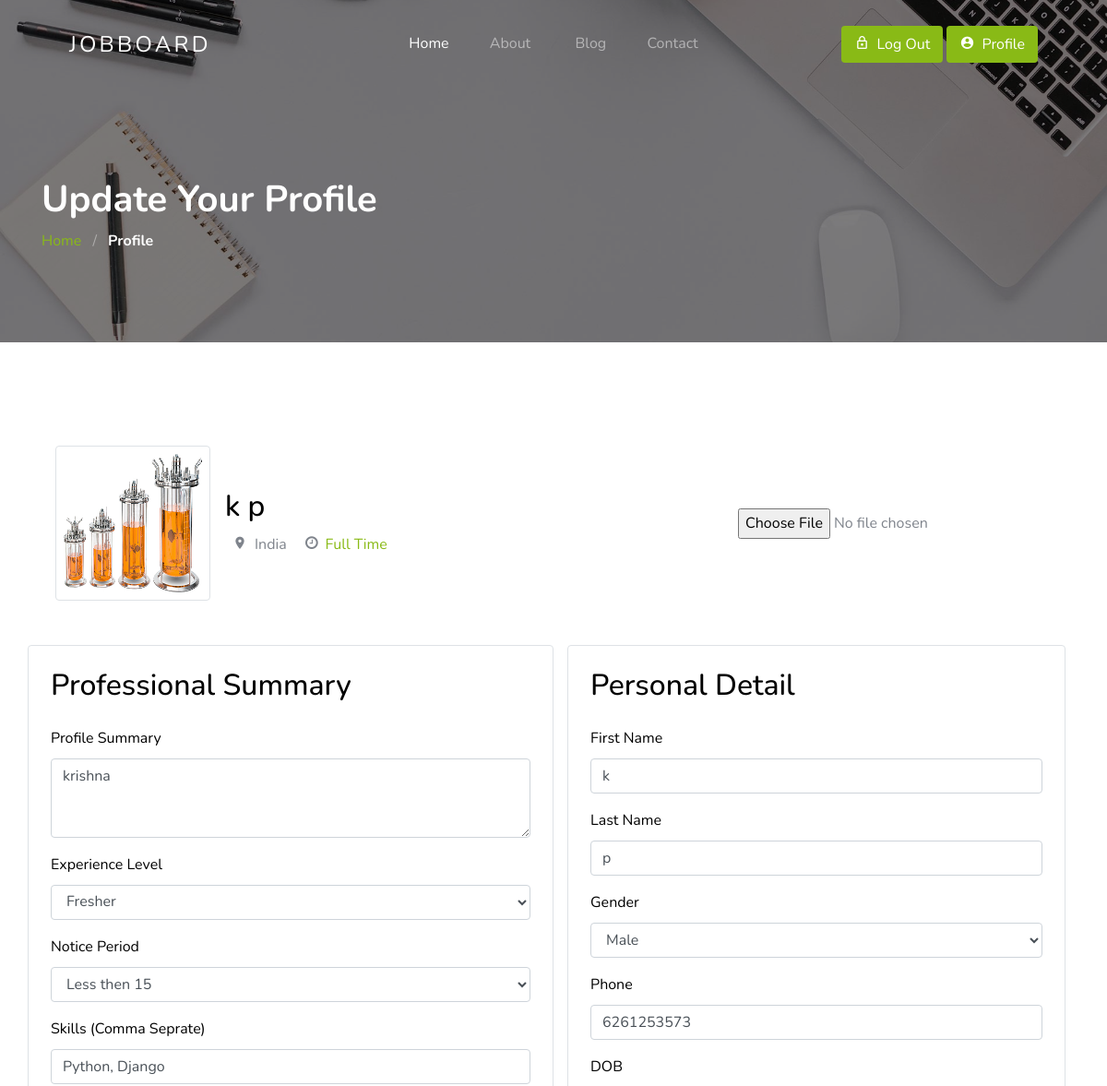
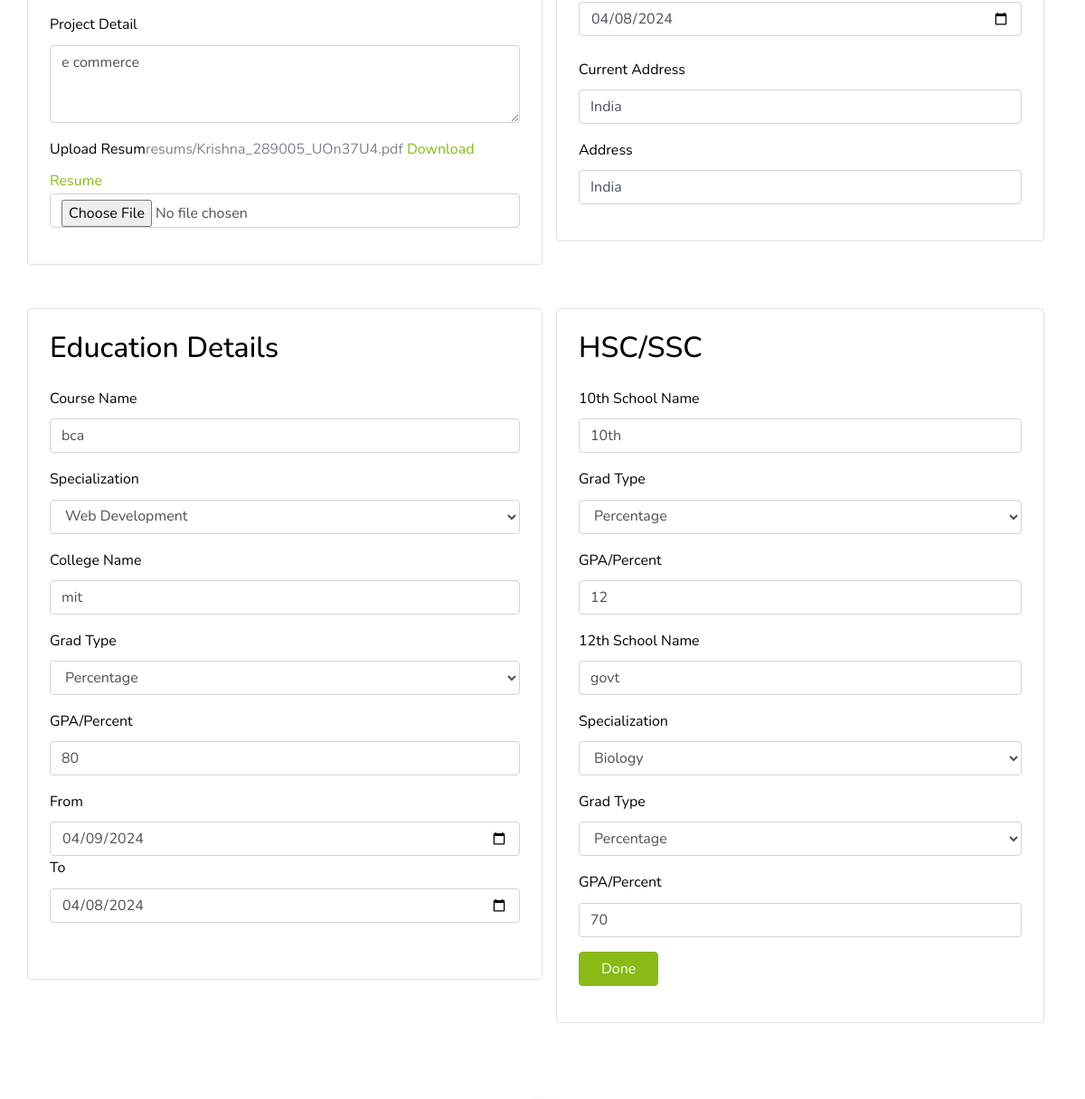
The app's page /profile/ (signed in, upper part), older data (2 pictures, top to bottom).
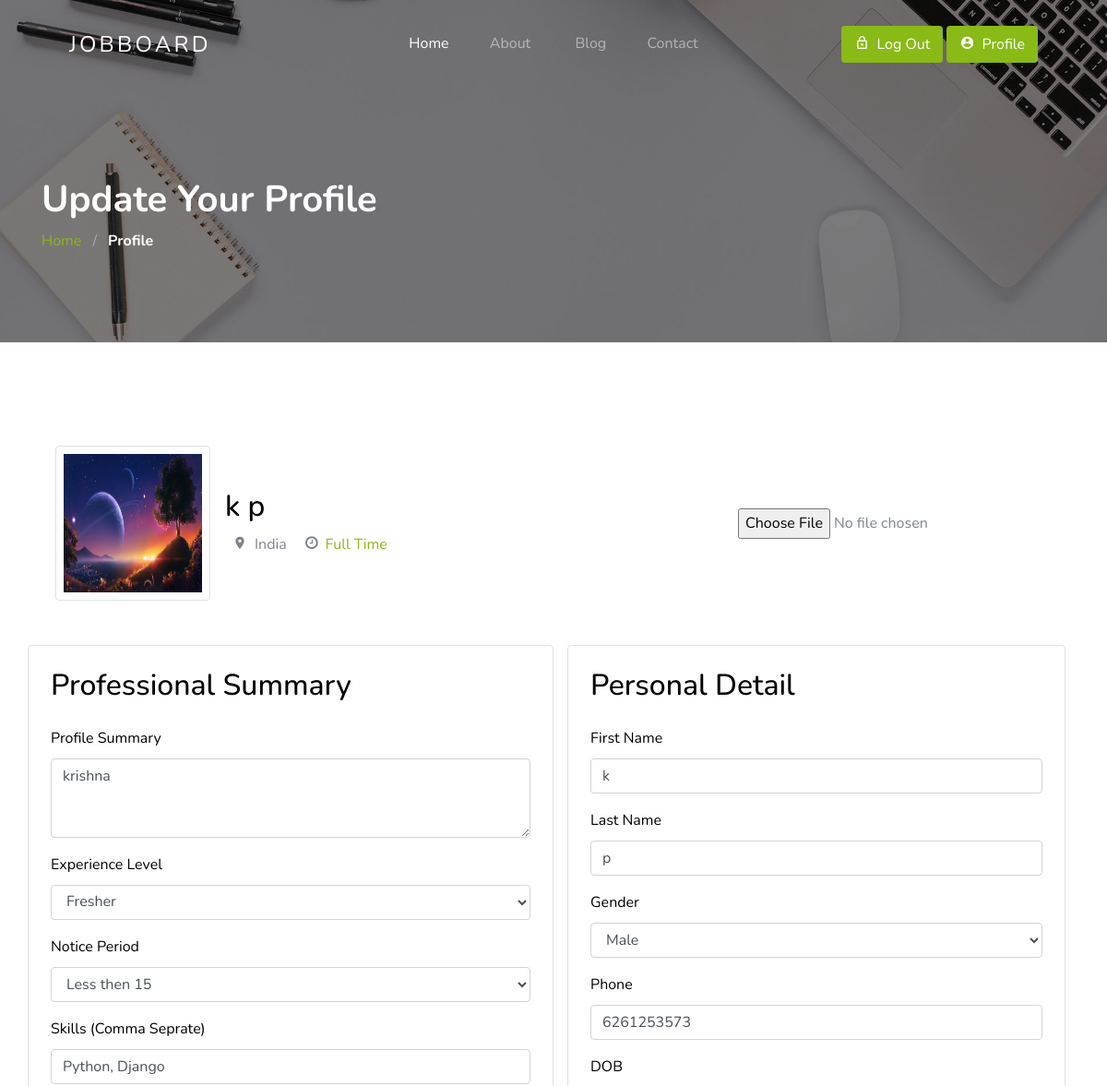
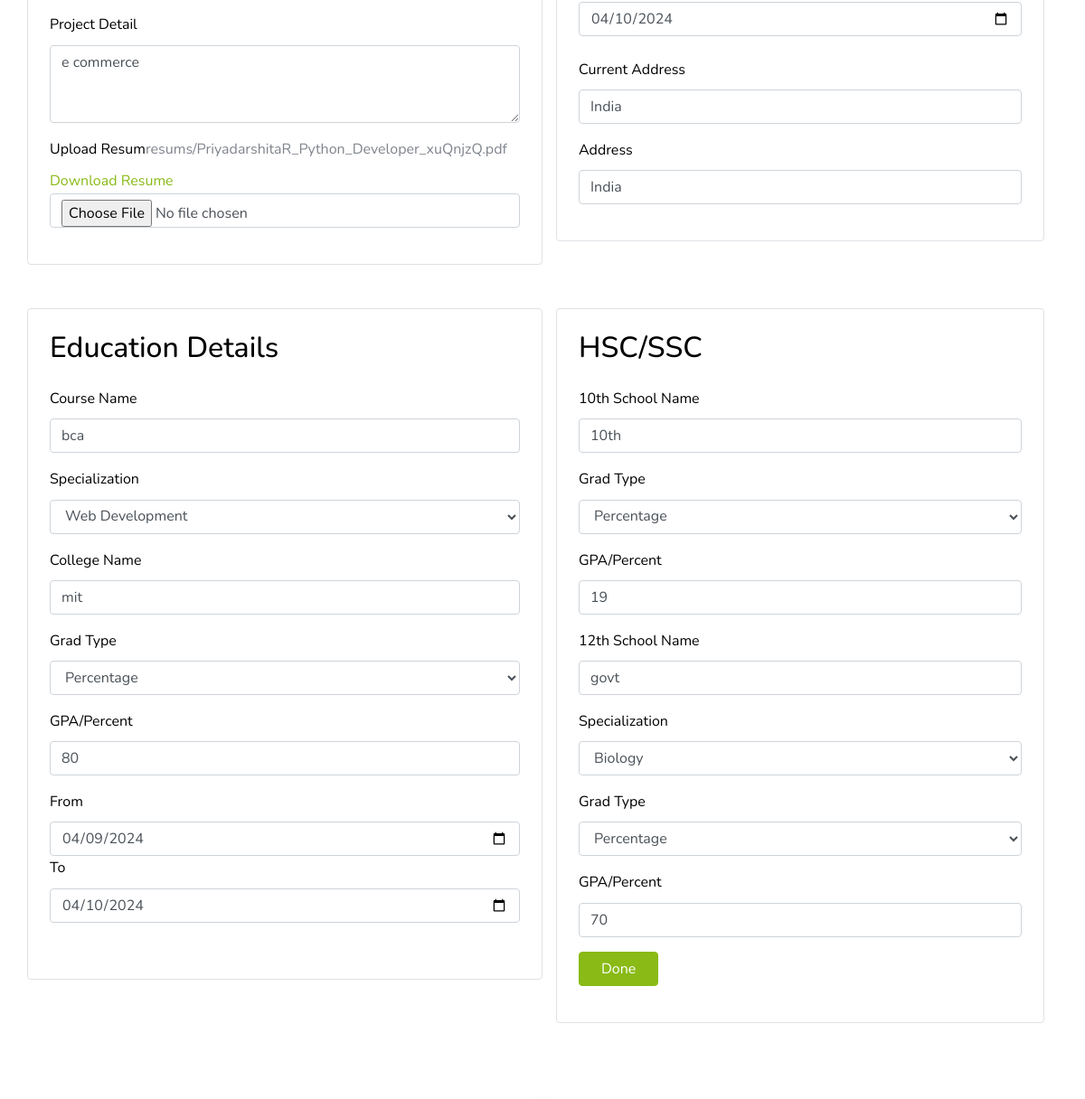
The same page, newer data (2 pictures, top to bottom).
### app/models.py (models this page shows, shortened)
class Seeker_Personal_Information(models.Model):
    gender_choice=(
        ('Male','Male'),
        ('Female','Female'),
        ('Other','Other'),
    )
    user=models.ForeignKey(User,on_delete=models.CASCADE)
    dob=models.DateField(default='2000-01-01')
    gender=models.TextField(choices=gender_choice)
    curr_addr=models.TextField(default="India")
    addr=models.TextField(default="India")
    gender=models.TextField(choices=gender_choice)
    contact=models.PositiveIntegerField()
    profile_pic=models.ImageField(upload_to='profile images/',)

class Seeker_Professional_Information(models.Model):
    notice_period_choice =(
        ('Immediate','Immediate'),
        ('Less then 15','Less then 15'),
        ('1 Month','1 Month'),
        ('2 Month','2 Month'),
        ('More Then 2 Month','More Then 2 Month'),
    )
    experience_level_choices=(
        ('Fresher','Fresher'),
        ('6 Month','6 Month'),
        ('1 Year+','1 Year+'),
        ('3 Year+','3 Year+'),
        ('More then 5','More then 5'),
    )
    user=models.ForeignKey(User, on_delete=models.CASCADE)
    desc= models.TextField()
    notice_period= models.TextField(choices=notice_period_choice)
    key_skill=models.TextField()
    project=models.TextField()
    experience_level=models.TextField(choices=experience_level_choices)
    cv=models.FileField(upload_to='resums/',)

class Seeker_Education(models.Model):
    user=models.ForeignKey(User, on_delete=models.CASCADE)
    grading_choice=(
        ('Percentage','Percentage'),
        ('GPA','GPA')
    )
    clg_specialization_choice=(
            ('Data Science','Data Science'),
            ('Cybersecurity','Cybersecurity'),
            ('Web Development','Web Development'),
            ('Biomedical Engineering','Biomedical Engineering'),
            ('Biology','Biology'),
            ('Mathematics','Mathematics'),
            ('Electrical Engineering','Electrical Engineering'),
            ('Other','Other'),
    )
    st_12_specialization_choice=(
        ('Mathematics','Mathematics'),
        ('Biology','Biology'),
        ('Commerce','Commerce'),
        ('Arts','Arts'),
    )
    clg_course_name= models.TextField()
    clg_specialization= models.TextField(default=None,choices=clg_specialization_choice)
    clg_name= models.TextField()
    clg_grading_system= models.TextField(choices=grading_choice)
    clg_grad=models.TextField()
    clg_duration_from= models.DateField(default='2000-01-01')
    clg_duration_to= models.DateField(default='2000-01-01')
    st_10_school_name= models.TextField()
    st_10_grading_system= models.TextField(choices=grading_choice)
    st_10_grad=models.TextField()
    st_12_school_name= models.TextField()
    st_12_specialization= models.TextField(default=None,choices=st_12_specialization_choice)
    st_12_grading_system= models.TextField(choices=grading_choice)
    st_12_grad=models.TextField()

### app/views.py (the view, shortened to what this page needs)
# urls.py: path('profile/', views.profile, name='profile'),
@login_required(login_url="/login/")
def profile(request):
    user=User.objects.get(email=request.user)
    if user.user_type =="Seeker":
        if not Seeker_Personal_Information.objects.filter(user=user).exists():
            return render(request, 'seeker-profile-create.html')
        personal_info=Seeker_Personal_Information.objects.get(user=user)
        professional_info=Seeker_Professional_Information.objects.get(user=user)
        education_info=Seeker_Education.objects.get(user=user)
        data={  'personal_info':personal_info,
                'professional_info':professional_info,
                'education_info':education_info,
                }
        return render(request,'seeker-profile.html',data)

### app/templates/seeker-profile.html (shortened to what the changed rows need)
{% extends "header.html" %}
{% load static %}
{% block content %}
<!doctype html>
<html lang="en">
  <head>
  </head>
  <body id="top">
    <section class="section-hero overlay inner-page bg-image" style="background-image: url('{% static 'images/hero_1.jpg'%}');" id="home-section">
      <div class="container">
        <div class="row">
          <div class="col-md-7">
            <h1 class="text-white font-weight-bold">Update Your Profile</h1>
          </div>
        </div>
      </div>
    </section>
      <div class="container">
        <section class="site-section">
            <div class="container">
              <div class="row align-items-center mb-5">
                <div class="col-lg-8 mb-4 mb-lg-0">
                  <div class="d-flex align-items-center">
                    <div class="border p-2 d-inline-block mr-3 rounded">
                    <form action="{% url 'profile' %}" method ="POST" enctype='multipart/form-data'>
                      <img src="{{ personal_info.profile_pic.url }}" width='150' height='150' alt="Image">
                    </div>
                    <div>
                      <h2>{{ user.first_name}} {{user.last_name}}</h2>
                      <div>
                        <span class="m-2"><span class="icon-room mr-2"></span>{{personal_info.curr_addr}}</span>
                        <span class="m-2"><span class="icon-clock-o mr-2"></span><span class="text-primary">Full Time</span></span>
                      </div>
                    </div>
                  </div>
                </div>
              </div>
            </div>
        <div class="row">
          <div class="col-lg-6 mb-5 p-4 border rounded">
            <h2 class="mb-4">Professional Summary</h2>
              <div class="row form-group">
                <div class="col-md-12">
                  <label class="text-black" for="message">Profile Summary</label>
                  <textarea name="desc" id="message" cols="30" rows="3" class="form-control" placeholder="Write your Summary here..." required>{{professional_info.desc}}</textarea>
                </div>
              </div>
              <div class="row form-group">
                <div class="col-md-12 mb-3 mb-md-0">
                  <label class="text-black" for="fname">Skills (Comma Seprate)</label>
                  <input type="text" name="key_skill" id="fname" class="form-control" value="{{professional_info.key_skill  }}" placeholder="Skills (Comma Seprate)" required>
                </div>
              </div>
              <div class="row form-group">
                <div class="col-md-12">
                  <label class="text-black" for="message">Project Detail</label>
                  <textarea name="project" id="message" cols="30" rows="3" class="form-control" placeholder="Write your Project Details here..." required>{{professional_info.project}}</textarea>
                </div>
              </div>
              <div class="row form-group">
                <div class="col-md-12 mb-3 mb-md-0">
                  <label class="text-black" for="fname">Upload Resum</label>{{professional_info.cv.name}}
                  <a href="{{ professional_info.cv }}" download="your_resume.pdf">Download Resume</a>
                  <input type="file" name="cv" id="fname" class="form-control" accept=".pdf" >
                </div>
              </div>
            </div>
          <div class="col-lg-6  ">
            <div class="p-4 border rounded">
            <h2 class="mb-4">Personal Detail</h2>
              <div class="row form-group">
                <div class="col-md-12 mb-3 mb-md-0">
                  <label class="text-black" for="fname">Phone</label>
                  <input type="number" name="contact" id="fname" value="{{personal_info.contact}}" class="form-control" placeholder="Phone" required>
                </div>
              </div>
              <div class="row form-group mb-4">
                <div class="col-md-12 mb-3 mb-md-0">
                  <label class="text-black" for="fname">DOB</label>
                  <input type="date" id="fname" name="dob"  value="{{ personal_info.dob|date:'Y-m-d' }}" class="form-control" placeholder="Date Of Birth">
                </div>
              </div>
              <div class="row form-group">
                <div class="col-md-12 mb-3 mb-md-0">
                  <label class="text-black" for="fname">Current Address</label>
                  <input type="text" name="curr_addr"  value="{{personal_info.curr_addr}}" id="fname" class="form-control" placeholder="Current Address" required>
                </div>
              </div>
              <div class="row form-group">
                <div class="col-md-12 mb-3 mb-md-0">
                  <label class="text-black" for="fname">Address</label>
                  <input type="text" name="addr" id="fname" value="{{personal_info.addr}}" class="form-control" placeholder="Address" required>
                </div>
              </div>
            </div>
          </div>
        </div>
        <div class="row">
          <div class="col-lg-6 mb-5 p-4 border rounded">
            <h2 class="mb-4">Education Details</h2>
              <div class="row form-group">
                <div class="col-md-12 mb-3 mb-md-0">
                  <label class="text-black" for="fname">Course Name</label>
                  <input type="text" name="clg_course_name" id="fname" value="{{education_info.clg_course_name}}" class="form-control" placeholder="Course Name" required>
                </div>
              </div>
              <div class="row form-group">
                <div class="col-md-12 mb-3 mb-md-0">
                  <label class="text-black" for="fname">College Name</label>
                  <input type="text" name="clg_name" id="fname" value="{{ education_info.clg_name}}" class="form-control" placeholder="College Name" required>
                </div>
              </div>
              <div class="row form-group">
                <div class="col-md-12 mb-3 mb-md-0">
                  <label class="text-black" for="fname">GPA/Percent</label>
                  <input type="number" name="clg_grad" id="fname" value="{{ education_info.clg_grad}}" min="1" max="100" class="form-control" placeholder="GPA/Percent" required>
                </div>
              </div>
              <div class="row form-group">
                <div class="col-md-12 mb-3 mb-md-0">
                  <label class="text-black" for="fname">From</label>
                  <input type="date" name="clg_duration_from" id="fname" value="{{ education_info.clg_duration_from|date:'Y-m-d' }}" class="form-control" placeholder="From" required>
                </div>
                <div class="col-md-12 mb-3 mb-md-0">
                  <label class="text-black" for="fname">To</label>
                  <input type="date" name="clg_duration_to" id="fname" value="{{ education_info.clg_duration_to|date:'Y-m-d' }}" class="form-control" placeholder="To" required>
                </div>
              </div>
            </div>
            <div class="col-lg-6  ">
              <div class="p-4 border rounded">
              <h2 class="mb-4">HSC/SSC</h2>
              <div class="row form-group">
                <div class="col-md-12 mb-3 mb-md-0">
                  <label class="text-black" for="fname">10th School Name</label>
                  <input type="text" name="_10_school_name" id="fname" class="form-control" value="{{ education_info.st_10_school_name }}" placeholder="10th School Name" required>
                </div>
              </div>
              <div class="row form-group">
                <div class="col-md-12 mb-3 mb-md-0">
                  <label class="text-black" for="fname">GPA/Percent</label>
                  <input type="number" name="_10_grad" id="fname" min="1" max="100" value="{{ education_info.st_10_grad }}"  class="form-control" placeholder="GPA/Percent" required>
                </div>
              </div>
              <div class="row form-group">
                <div class="col-md-12 mb-3 mb-md-0">
                  <label class="text-black" for="fname">12th School Name</label>
                  <input type="text" name="_12_school_name" id="fname" class="form-control" value="{{ education_info.st_12_school_name }}" placeholder="12th School Name" required>
                </div>
              </div>
              <div class="row form-group">
                <div class="col-md-12 mb-3 mb-md-0">
                  <label class="text-black" for="fname">GPA/Percent</label>
                  <input type="number" name="_12_grad" id="fname" min="1" max="100" value="{{education_info.st_12_grad}}" class="form-control" placeholder="GPA/Percent" required>
                </div>
              </div>
              </div>
            </div>
          </div>
      </div>
  </div>
  </body>
</html>
{% endblock %}

Row changes from the older to the newer data that the page shows:
changed Seeker_Personal_Information "India": profile_pic: a different picture; dob "04/08/2024" → "04/10/2024"
changed Seeker_Professional_Information "krishna": cv.name "resums/Krishna_289005_UOn37U4.pdf" → "resums/PriyadarshitaR_Python_Developer_xuQnjzQ.pdf"
changed Seeker_Education "bca": clg_duration_to "04/08/2024" → "04/10/2024"; _10_grad "12" → "19"
